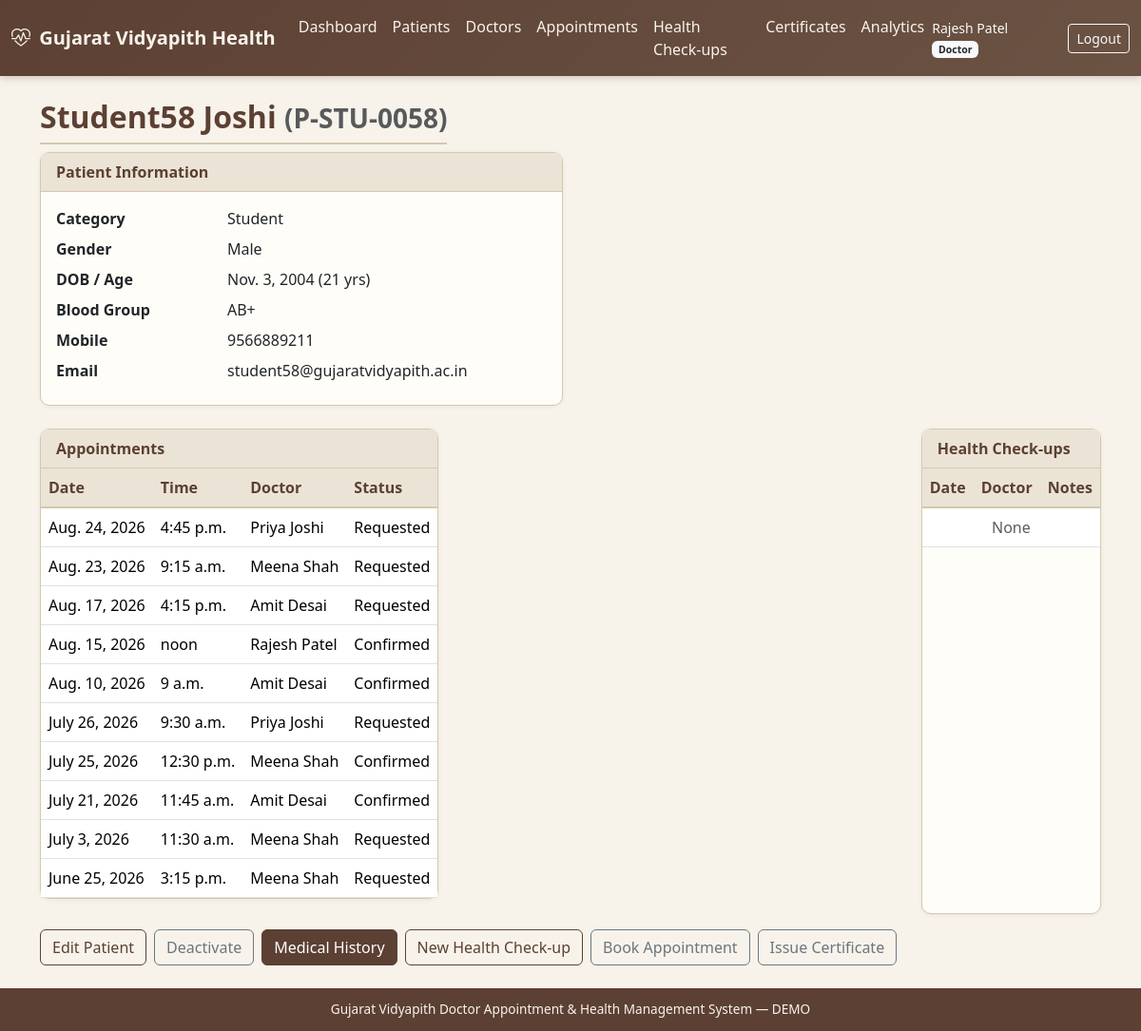
/patients/P-STU-0058/ (signed in), run on the app's committed database.
### accounts/models.py (models this page shows, shortened)
class User(AbstractUser):
    role = models.ForeignKey(
        Role, on_delete=models.SET_NULL, null=True, blank=True, related_name='users'
    )
    mobile = models.CharField(max_length=15, blank=True)
    gender = models.CharField(
        max_length=10,
        choices=[('Male', 'Male'), ('Female', 'Female'), ('Other', 'Other')],
        blank=True,
    )
    profile_photo = models.ImageField(upload_to='profiles/', blank=True, null=True)
    is_active_user = models.BooleanField(default=True)
    created_at = models.DateTimeField(auto_now_add=True)
    updated_at = models.DateTimeField(auto_now=True)
    class Meta:
        ordering = ['username']
    @property
    def role_code(self):
        return self.role.code if self.role else None
    def has_role(self, *codes):
        return self.role and self.role.code in codes
    def is_doctor_user(self):
        if self.has_role(Role.DOCTOR, Role.ADMIN, Role.SUPER_ADMIN):
            return True
        try:
            return self.doctor_profile is not None
        except Exception:
            return False

class Role(models.Model):
    ADMIN = 'admin'
    DOCTOR = 'doctor'
    STUDENT = 'student'
    STAFF = 'staff'
    STAFF_FAMILY = 'staff_family'
    HOD = 'hod'
    SUPER_ADMIN = 'super_admin'
    ROLE_CHOICES = [
        (ADMIN, 'Administrator'),
        (DOCTOR, 'Doctor'),
        (STUDENT, 'Student'),
        (STAFF, 'Staff'),
        (STAFF_FAMILY, 'Staff Family Member'),
        (HOD, 'HOD'),
        (SUPER_ADMIN, 'Super Administrator'),
    ]
    code = models.CharField(max_length=20, choices=ROLE_CHOICES, unique=True)
    name = models.CharField(max_length=50)
    description = models.TextField(blank=True)
    is_active = models.BooleanField(default=True)
    created_at = models.DateTimeField(auto_now_add=True)
    class Meta:
        ordering = ['name']

### patients/models.py (models this page shows, shortened)
class Patient(models.Model):
    CATEGORY_STUDENT = 'student'
    CATEGORY_STAFF = 'staff'
    CATEGORY_STAFF_FAMILY = 'staff_family'
    CATEGORY_CHOICES = [
        (CATEGORY_STUDENT, 'Student'),
        (CATEGORY_STAFF, 'University Staff'),
        (CATEGORY_STAFF_FAMILY, 'Staff Family Member'),
    ]
    patient_id = models.CharField(max_length=30, unique=True, db_index=True)
    user = models.OneToOneField(
        settings.AUTH_USER_MODEL,
        on_delete=models.SET_NULL,
        null=True,
        blank=True,
        related_name='patient_profile',
    )
    category = models.CharField(max_length=20, choices=CATEGORY_CHOICES, db_index=True)
    name = models.CharField(max_length=150, db_index=True)
    gender = models.CharField(
        max_length=10,
        choices=[('Male', 'Male'), ('Female', 'Female'), ('Other', 'Other')],
        blank=True,
    )
    date_of_birth = models.DateField(null=True, blank=True)
    email = models.EmailField(blank=True, db_index=True)
    mobile = models.CharField(max_length=15, blank=True, db_index=True)
    address = models.TextField(blank=True)
    blood_group = models.CharField(max_length=5, blank=True)
    emergency_contact = models.CharField(max_length=15, blank=True)
    status = models.CharField(
        max_length=20,
        choices=[('Active', 'Active'), ('Inactive', 'Inactive')],
        default='Active',
    )
    created_at = models.DateTimeField(auto_now_add=True)
    updated_at = models.DateTimeField(auto_now=True)
    created_by = models.ForeignKey(
        settings.AUTH_USER_MODEL,
        on_delete=models.SET_NULL,
        null=True,
        blank=True,
        related_name='patients_created',
    )
    class Meta:
        ordering = ['name']
        indexes = [
            models.Index(fields=['name', 'mobile']),
            models.Index(fields=['category', 'status']),
        ]
    @property
    def age(self):
        if not self.date_of_birth:
            return None
        from datetime import date
        today = date.today()
        return today.year - self.date_of_birth.year - (
            (today.month, today.day) < (self.date_of_birth.month, self.date_of_birth.day)
        )

### appointments/models.py (models this page shows, shortened)
class Appointment(models.Model):
    STATUS_REQUESTED = 'requested'
    STATUS_CONFIRMED = 'confirmed'
    STATUS_IN_CONSULTATION = 'in_consultation'
    STATUS_COMPLETED = 'completed'
    STATUS_CANCELLED = 'cancelled'
    STATUS_RESCHEDULED = 'rescheduled'
    STATUS_NO_SHOW = 'no_show'
    STATUS_CHOICES = [
        (STATUS_REQUESTED, 'Requested'),
        (STATUS_CONFIRMED, 'Confirmed'),
        (STATUS_IN_CONSULTATION, 'In Consultation'),
        (STATUS_COMPLETED, 'Completed'),
        (STATUS_CANCELLED, 'Cancelled'),
        (STATUS_RESCHEDULED, 'Rescheduled'),
        (STATUS_NO_SHOW, 'No-show'),
    ]
    appointment_number = models.CharField(max_length=30, unique=True, db_index=True)
    patient = models.ForeignKey(Patient, on_delete=models.CASCADE, related_name='appointments')
    doctor = models.ForeignKey(Doctor, on_delete=models.CASCADE, related_name='appointments')
    appointment_date = models.DateField(db_index=True)
    appointment_time = models.TimeField()
    status = models.CharField(max_length=20, choices=STATUS_CHOICES, default=STATUS_REQUESTED, db_index=True)
    reason = models.CharField(max_length=300, blank=True)
    notes = models.TextField(blank=True)
    cancelled_reason = models.CharField(max_length=300, blank=True)
    created_by = models.ForeignKey(
        settings.AUTH_USER_MODEL, on_delete=models.SET_NULL, null=True, blank=True, related_name='appointments_created'
    )
    created_at = models.DateTimeField(auto_now_add=True)
    updated_at = models.DateTimeField(auto_now=True)
    class Meta:
        ordering = ['-appointment_date', '-appointment_time']
        indexes = [
            models.Index(fields=['doctor', 'appointment_date', 'appointment_time']),
            models.Index(fields=['patient', 'appointment_date']),
        ]
        constraints = [
            models.UniqueConstraint(
                fields=['doctor', 'appointment_date', 'appointment_time'],
                condition=models.Q(status__in=['requested', 'confirmed', 'in_consultation']),
                name='unique_active_doctor_slot',
            )
        ]

### doctors/models.py (models this page shows, shortened)
class Doctor(models.Model):
    doctor_id = models.CharField(max_length=30, unique=True)
    user = models.OneToOneField(
        settings.AUTH_USER_MODEL,
        on_delete=models.SET_NULL,
        null=True,
        blank=True,
        related_name='doctor_profile',
    )
    name = models.CharField(max_length=150)
    gender = models.CharField(
        max_length=10,
        choices=[('Male', 'Male'), ('Female', 'Female'), ('Other', 'Other')],
        blank=True,
    )
    qualification = models.CharField(max_length=200, blank=True)
    medical_system = models.ForeignKey(
        MedicalSystem, on_delete=models.SET_NULL, null=True, blank=True, related_name='doctors'
    )
    specialization = models.ForeignKey(
        Specialization, on_delete=models.SET_NULL, null=True, related_name='doctors'
    )
    department = models.ForeignKey(
        Department, on_delete=models.SET_NULL, null=True, blank=True, related_name='doctors'
    )
    registration_number = models.CharField(max_length=50, blank=True)
    email = models.EmailField(blank=True)
    mobile = models.CharField(max_length=15, blank=True)
    experience_years = models.PositiveSmallIntegerField(default=0)
    profile_photo = models.ImageField(upload_to='doctors/', blank=True, null=True)
    availability = models.CharField(
        max_length=20,
        choices=[('Available', 'Available'), ('Unavailable', 'Unavailable'), ('On Leave', 'On Leave')],
        default='Available',
    )
    status = models.CharField(
        max_length=20,
        choices=[('Active', 'Active'), ('Inactive', 'Inactive')],
        default='Active',
    )
    created_at = models.DateTimeField(auto_now_add=True)
    updated_at = models.DateTimeField(auto_now=True)
    class Meta:
        ordering = ['name']

### patients/views.py (the view)
# urls.py: path('<str:patient_id>/', views.detail, name='detail'),
@login_required
def detail(request, patient_id):
    patient = get_object_or_404(
        Patient.objects.select_related(
            'student_profile', 'student_profile__department', 'student_profile__programme',
            'staff_profile', 'staff_profile__department',
            'family_profile', 'family_profile__related_staff',
        ),
        patient_id=patient_id,
    )
    require_patient_owner(request.user, patient)
    if not doctor_can_access_patient(request.user, patient):
        raise PermissionDenied('You do not have permission to access this information.')
    appointments = Appointment.objects.filter(patient=patient).select_related('doctor').order_by('-appointment_date')[:20]
    checkups = HealthCheckup.objects.filter(patient=patient).order_by('-checkup_date')[:20]
    consultations = Consultation.objects.filter(patient=patient).select_related('doctor').order_by('-consultation_date')[:15]
    certificates = MedicalCertificate.objects.filter(patient=patient).order_by('-created_at')[:10]
    return render(request, 'patients/detail.html', {
        'patient': patient,
        'appointments': appointments,
        'checkups': checkups,
        'consultations': consultations,
        'certificates': certificates,
        'show_medical': True,
    })

### templates/patients/detail.html (shortened to what this page needs)
{% extends "base.html" %}
{% block content %}
<div class="container">
  <div class="d-flex justify-content-between flex-wrap gap-2 mb-2">
    <h2 class="page-title mb-0">{{ patient.name }} <small class="text-muted">({{ patient.patient_id }})</small></h2>
  <div class="row g-3 mb-3">
    <div class="col-md-6">
      <div class="card card-gv">
        <div class="card-header">Patient Information</div>
        <div class="card-body">
          <dl class="row mb-0">
            <dt class="col-sm-4">Category</dt><dd class="col-sm-8">{{ patient.get_category_display }}</dd>
            <dt class="col-sm-4">Gender</dt><dd class="col-sm-8">{{ patient.gender|default:"—" }}</dd>
            <dt class="col-sm-4">DOB / Age</dt><dd class="col-sm-8">{{ patient.date_of_birth|default:"—" }} {% if patient.age %}({{ patient.age }} yrs){% endif %}</dd>
            <dt class="col-sm-4">Blood Group</dt><dd class="col-sm-8">{{ patient.blood_group|default:"—" }}</dd>
            <dt class="col-sm-4">Mobile</dt><dd class="col-sm-8">{{ patient.mobile|default:"—" }}</dd>
            <dt class="col-sm-4">Email</dt><dd class="col-sm-8">{{ patient.email|default:"—" }}</dd>
          </dl>
        </div>
      </div>
    </div>
  </div>
  <div class="card card-gv mb-3">
    <div class="card-header">Appointments</div>
    <div class="table-responsive">
      <table class="table table-gv mb-0">
        <thead><tr><th>Date</th><th>Time</th><th>Doctor</th><th>Status</th></tr></thead>
        <tbody>
        {% for a in appointments %}
        <tr><td>{{ a.appointment_date }}</td><td>{{ a.appointment_time }}</td><td>{{ a.doctor.name }}</td><td>{{ a.get_status_display }}</td></tr>
        {% empty %}<tr><td colspan="4" class="text-muted text-center">None</td></tr>{% endfor %}
        </tbody>
      </table>
    </div>
  </div>
  <div class="card card-gv">
    <div class="card-header">Health Check-ups</div>
    <div class="table-responsive">
      <table class="table table-gv mb-0">
        <thead><tr><th>Date</th><th>Doctor</th><th>Notes</th></tr></thead>
        <tbody>
        {% for c in checkups %}
        <tr><td>{{ c.checkup_date }}</td><td>{{ c.doctor.name|default:"—" }}</td><td>{{ c.notes|truncatechars:50 }}</td></tr>
        {% empty %}<tr><td colspan="3" class="text-muted text-center">None</td></tr>{% endfor %}
        </tbody>
      </table>
    </div>
  </div>
</div>
  <div class="mt-3 d-flex gap-2 flex-wrap">
    {% if user.is_doctor_user or user.is_admin_user or user.is_superuser %}
    <a href="{% url 'patients:doctor_edit' patient.patient_id %}" class="btn btn-outline-gv">Edit Patient</a>
    <form method="post" action="{% url 'patients:doctor_toggle' patient.patient_id %}" class="d-inline">{% csrf_token %}
      <button class="btn btn-outline-secondary">{% if patient.status == 'Active' %}Deactivate{% else %}Activate{% endif %}</button>
    </form>
    {% endif %}
    <a href="{% url 'patients:history' patient.patient_id %}" class="btn btn-gv">Medical History</a>
    <a href="{% url 'health_records:entry' patient.patient_id %}" class="btn btn-outline-gv">New Health Check-up</a>
    <a href="{% url 'appointments:book' %}?patient={{ patient.patient_id }}" class="btn btn-outline-secondary">Book Appointment</a>
    <a href="{% url 'certificates:create' %}?patient={{ patient.patient_id }}" class="btn btn-outline-secondary">Issue Certificate</a>
  </div>
{% endblock %}

### templates/base.html (shortened to what this page needs)
{% load static %}
<!DOCTYPE html>
<html lang="en">
<head>
  <link href="https://cdn.jsdelivr.net/npm/bootstrap@5.3.3/dist/css/bootstrap.min.css" rel="stylesheet">
  <link href="https://cdn.jsdelivr.net/npm/bootstrap-icons@1.11.3/font/bootstrap-icons.min.css" rel="stylesheet">
  <link href="{% static 'css/gv-theme.css' %}" rel="stylesheet">
</head>
<body class="d-flex flex-column">
{% if user.is_authenticated %}
<nav class="navbar navbar-expand-lg navbar-gv">
  <div class="container-fluid">
    <a class="navbar-brand fw-semibold" href="{% url 'accounts:dashboard' %}">
      <i class="bi bi-heart-pulse me-1"></i> Gujarat Vidyapith Health
    </a>
    <div class="collapse navbar-collapse" id="navMain">
      <ul class="navbar-nav me-auto">
        <li class="nav-item"><a class="nav-link" href="{% url 'accounts:dashboard' %}">Dashboard</a></li>
        {% if user.is_superuser or user.role_code == 'admin' or user.role_code == 'super_admin' or user.role_code == 'doctor' %}
        <li class="nav-item"><a class="nav-link" href="{% url 'patients:index' %}">Patients</a></li>
        {% endif %}
        <li class="nav-item"><a class="nav-link" href="{% url 'doctors:index' %}">Doctors</a></li>
        <li class="nav-item"><a class="nav-link" href="{% url 'appointments:index' %}">Appointments</a></li>
        <li class="nav-item"><a class="nav-link" href="{% url 'health_records:index' %}">Health Check-ups</a></li>
        <li class="nav-item"><a class="nav-link" href="{% url 'certificates:index' %}">Certificates</a></li>
        <li class="nav-item"><a class="nav-link" href="{% url 'analytics:index' %}">Analytics</a></li>
      </ul>
      <span class="navbar-text text-light me-3 small">
        {{ user.get_full_name|default:user.username }}
        {% if user.role %}<span class="badge bg-light text-dark">{{ user.role.name }}</span>{% endif %}
      </span>
      <a class="btn btn-sm btn-outline-light" href="{% url 'accounts:logout' %}">Logout</a>
    </div>
  </div>
</nav>
{% endif %}
<main class="container-fluid py-4 flex-grow-1">
  {% block content %}{% endblock %}
</main>
<footer class="footer-gv text-center">
  <div class="container">
    Gujarat Vidyapith Doctor Appointment &amp; Health Management System &mdash; DEMO
  </div>
</footer>
</body>
</html>

### data on the page
User: get_full_name "Rajesh Patel", role.name "Doctor"
Patient: name "Student58 Joshi", patient_id "P-STU-0058", category "Student", gender "Male", date_of_birth "Nov. 3, 2004", age "21", blood_group "AB+", mobile "9566889211", email "student58@gujaratvidyapith.ac.in"
Appointment: appointment_date "Aug. 24, 2026", appointment_time "4:45 p.m.", doctor.name "Priya Joshi", status "Requested"
Appointment: appointment_date "Aug. 23, 2026", appointment_time "9:15 a.m.", doctor.name "Meena Shah", status "Requested"
Appointment: appointment_date "Aug. 17, 2026", appointment_time "4:15 p.m.", doctor.name "Amit Desai", status "Requested"
Appointment: appointment_date "Aug. 15, 2026", appointment_time "noon", doctor.name "Rajesh Patel", status "Confirmed"
Appointment: appointment_date "Aug. 10, 2026", appointment_time "9 a.m.", doctor.name "Amit Desai", status "Confirmed"
Appointment: appointment_date "July 26, 2026", appointment_time "9:30 a.m.", doctor.name "Priya Joshi", status "Requested"
Appointment: appointment_date "July 25, 2026", appointment_time "12:30 p.m.", doctor.name "Meena Shah", status "Confirmed"
Appointment: appointment_date "July 21, 2026", appointment_time "11:45 a.m.", doctor.name "Amit Desai", status "Confirmed"
Appointment: appointment_date "July 3, 2026", appointment_time "11:30 a.m.", doctor.name "Meena Shah", status "Requested"
Appointment: appointment_date "June 25, 2026", appointment_time "3:15 p.m.", doctor.name "Meena Shah", status "Requested"
